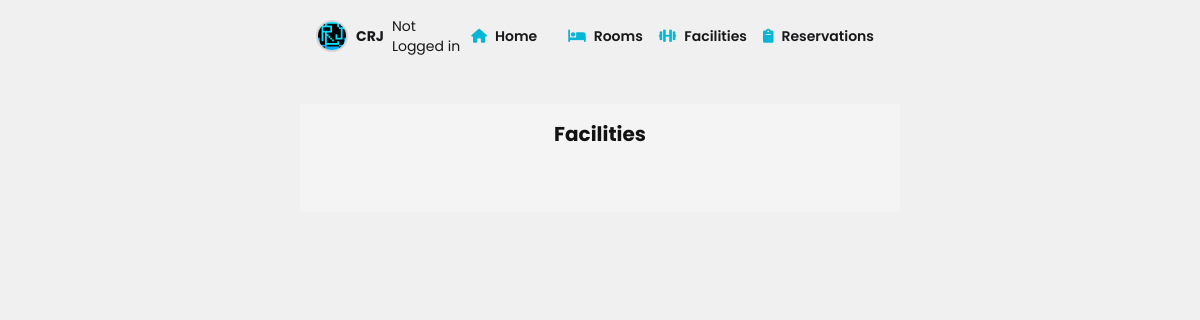
Page /facilities/ on the earlier database version.
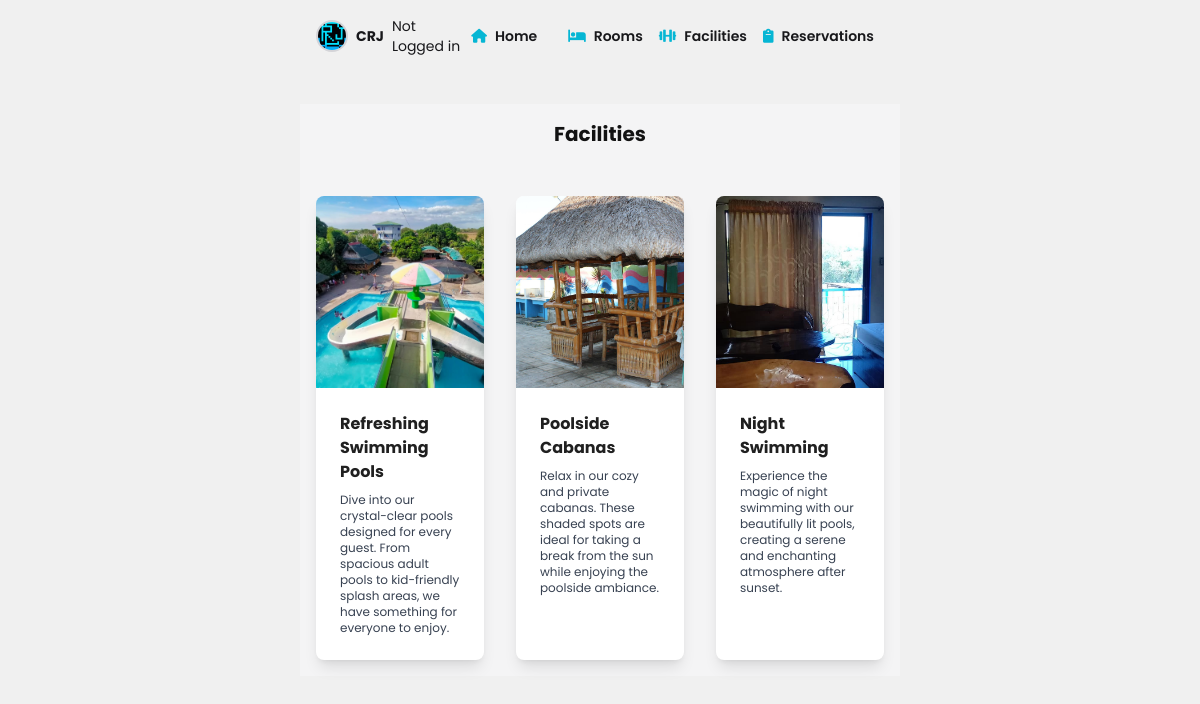
Same page on the later database version.
### reservation/models.py (models this page shows, shortened)
class Facility(models.Model):
    name = models.CharField(max_length=100)
    description = models.TextField()
    image = models.ImageField(upload_to='facility_images/')

### reservation/views.py (the view)
# urls.py: path('facilities/', FacilityListView.as_view(), name='list_facility'),
class FacilityListView(ListView):
    model = Facility
    template_name = 'list_facility.html'
    context_object_name = 'facilities'

### reservation/templates/list_facility.html
{% extends 'base.html' %}
{% block content %}
<div class="container mx-auto mt-8 p-4">
    <h1 class="font-bold text-xl text-center mb-12">Facilities</h1>
    <div class="grid grid-cols-1 md:grid-cols-2 lg:grid-cols-3 gap-8">
        {% for facility in facilities %}
        <div class="bg-white rounded-lg shadow-lg overflow-hidden">
            <img src="{{ facility.image.url }}" alt="{{ facility.name }}" class="w-full h-48 object-cover">
            <div class="p-6">
                <h2 class=" font-bold mb-2">{{ facility.name }}</h2>
                <p class="text-gray-700 text-xs">{{ facility.description }}</p>
            </div>
        </div>
        {% endfor %}
    </div>
</div>
{% endblock %}

Differences in the rows shown:
added Facility: image (picture), name "Refreshing Swimming Pools", description "Dive into our crystal-clear pools designed for every guest. From spacious adult pools to kid-friendly splash areas, we have something for everyone to enjoy."
added Facility: image (picture), name "Poolside Cabanas", description "Relax in our cozy and private cabanas. These shaded spots are ideal for taking a break from the sun while enjoying the poolside ambiance."
added Facility: image (picture), name "Night Swimming", description "Experience the magic of night swimming with our beautifully lit pools, creating a serene and enchanting atmosphere after sunset."
